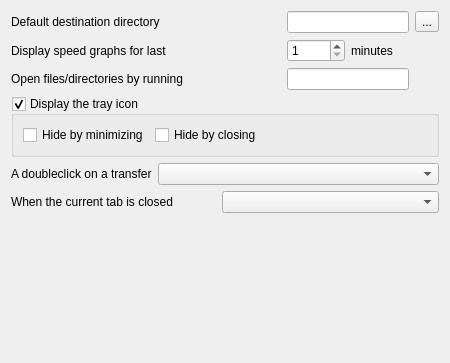
<ui version="4.0" >
 <class>SettingsGeneralForm</class>
 <widget class="QWidget" name="SettingsGeneralForm" >
  <property name="geometry" >
   <rect>
    <x>0</x>
    <y>0</y>
    <width>450</width>
    <height>363</height>
   </rect>
  </property>
  <property name="windowTitle" >
   <string>General settings</string>
  </property>
  <layout class="QGridLayout" name="gridLayout" >
   <item row="0" column="0" colspan="3" >
    <widget class="QLabel" name="label" >
     <property name="text" >
      <string>Default destination directory</string>
     </property>
    </widget>
   </item>
   <item row="0" column="3" colspan="2" >
    <widget class="QLineEdit" name="lineDestination" />
   </item>
   <item row="0" column="5" >
    <widget class="QToolButton" name="toolDestination" >
     <property name="text" >
      <string>...</string>
     </property>
    </widget>
   </item>
   <item row="1" column="0" colspan="3" >
    <widget class="QLabel" name="label_9" >
     <property name="text" >
      <string>Display speed graphs for last</string>
     </property>
    </widget>
   </item>
   <item row="1" column="3" >
    <widget class="QSpinBox" name="spinGraphMinutes" >
     <property name="minimum" >
      <number>1</number>
     </property>
    </widget>
   </item>
   <item row="1" column="4" >
    <widget class="QLabel" name="label_10" >
     <property name="text" >
      <string>minutes</string>
     </property>
    </widget>
   </item>
   <item row="2" column="0" colspan="3" >
    <widget class="QLabel" name="label_11" >
     <property name="text" >
      <string>Open files/directories by running</string>
     </property>
    </widget>
   </item>
   <item row="2" column="3" colspan="2" >
    <widget class="QLineEdit" name="lineFileExec" />
   </item>
   <item row="3" column="0" colspan="6" >
    <widget class="QGroupBox" name="checkTrayIcon" >
     <property name="title" >
      <string>Display the tray icon</string>
     </property>
     <property name="checkable" >
      <bool>true</bool>
     </property>
     <layout class="QGridLayout" >
      <item row="0" column="0" >
       <widget class="QCheckBox" name="checkHideMinimize" >
        <property name="text" >
         <string>Hide by minimizing</string>
        </property>
       </widget>
      </item>
      <item row="0" column="1" >
       <widget class="QCheckBox" name="checkHideClose" >
        <property name="text" >
         <string>Hide by closing</string>
        </property>
       </widget>
      </item>
      <item row="0" column="2" >
       <spacer>
        <property name="orientation" >
         <enum>Qt::Horizontal</enum>
        </property>
        <property name="sizeHint" stdset="0" >
         <size>
          <width>40</width>
          <height>20</height>
         </size>
        </property>
       </spacer>
      </item>
     </layout>
    </widget>
   </item>
   <item row="4" column="0" >
    <widget class="QLabel" name="label_2" >
     <property name="text" >
      <string>A doubleclick on a transfer</string>
     </property>
    </widget>
   </item>
   <item row="4" column="1" colspan="5" >
    <widget class="QComboBox" name="comboDoubleClick" />
   </item>
   <item row="5" column="0" colspan="2" >
    <widget class="QLabel" name="label_3" >
     <property name="text" >
      <string>When the current tab is closed</string>
     </property>
    </widget>
   </item>
   <item row="5" column="2" colspan="4" >
    <widget class="QComboBox" name="comboCloseCurrent" />
   </item>
   <item row="6" column="0" colspan="5" >
    <spacer>
     <property name="orientation" >
      <enum>Qt::Vertical</enum>
     </property>
     <property name="sizeHint" stdset="0" >
      <size>
       <width>126</width>
       <height>31</height>
      </size>
     </property>
    </spacer>
   </item>
  </layout>
 </widget>
 <tabstops>
  <tabstop>lineDestination</tabstop>
  <tabstop>toolDestination</tabstop>
 </tabstops>
 <resources>
  <include location="gfx/resources.qrc" />
 </resources>
 <connections/>
</ui>
